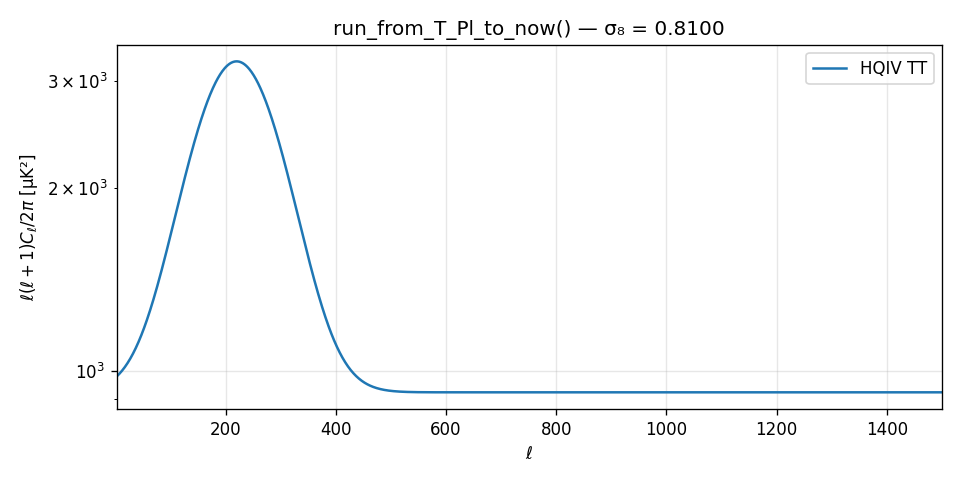

Python code for this plot:
"""
Full run_from_T_Pl_to_now(): multipole spectrum (C_ℓ) and σ₈.

Usage:
  python examples/run_from_T_Pl_to_now_demo.py
  python examples/run_from_T_Pl_to_now_demo.py --nside 128 --no-plot  # no figure
"""

from __future__ import annotations

import argparse
import sys
from pathlib import Path

if str(Path(__file__).resolve().parent.parent) not in sys.path:
    sys.path.insert(0, str(Path(__file__).resolve().parent.parent))

import numpy as np

from pyhqiv import HQIVUniverseEvolver


def main() -> None:
    ap = argparse.ArgumentParser(description="Run HQIV evolver: T_Pl → now, C_ℓ + σ₈")
    ap.add_argument("--nside", type=int, default=64, help="HEALPix nside")
    ap.add_argument("--max-ell", type=int, default=1500, help="Max multipole")
    ap.add_argument("--frame-velocity", type=float, default=370.0, help="Kinematic dipole v (km/s)")
    ap.add_argument("--no-plot", action="store_true", help="Skip matplotlib plot")
    args = ap.parse_args()

    evolver = HQIVUniverseEvolver(
        nside=args.nside,
        max_ell=max(args.max_ell, 1500),
        frame_velocity_km_s=args.frame_velocity,
    )
    result = evolver.run_from_T_Pl_to_now()

    # Summary
    print("=== run_from_T_Pl_to_now() ===")
    print(f"  σ₈ = {result['sigma8']:.6f}")
    print(f"  ell: [2, {result['ell'][-1]:.0f}], len = {len(result['ell'])}")
    print(f"  C_ell_TT: [{result['C_ell_TT'].min():.4e}, {result['C_ell_TT'].max():.4e}] μK²")
    if result.get("T_map_muK") is not None:
        t = result["T_map_muK"]
        print(f"  T_map_muK: npix={len(t)}, mean={t.mean():.2f} μK, std={t.std():.2f} μK")
    else:
        print("  T_map_muK: None (install pyhqiv[cosmology] for healpy)")
    print(f"  Keys: {list(result.keys())}")

    if args.no_plot:
        return

    try:
        import matplotlib
        matplotlib.use("Agg")
        import matplotlib.pyplot as plt
    except ImportError:
        print("(matplotlib not found, skip plot)")
        return

    ell = result["ell"]
    c_tt = result["C_ell_TT"]
    d_tt = ell * (ell + 1) / (2 * np.pi) * c_tt

    fig, ax = plt.subplots(1, 1, figsize=(8, 4))
    ax.semilogy(ell, d_tt, color="C0", label="HQIV TT")
    ax.set_xlabel(r"$\ell$")
    ax.set_ylabel(r"$\ell(\ell+1)C_\ell/2\pi$ [μK²]")
    ax.set_title(f"run_from_T_Pl_to_now() — σ₈ = {result['sigma8']:.4f}")
    ax.legend()
    ax.grid(True, alpha=0.3)
    ax.set_xlim(2, ell[-1])
    fig.tight_layout()
    out = Path(__file__).parent / "run_from_T_Pl_to_now_demo.png"
    fig.savefig(out, dpi=120)
    print(f"  Saved {out}")
    plt.close(fig)


if __name__ == "__main__":
    main()
